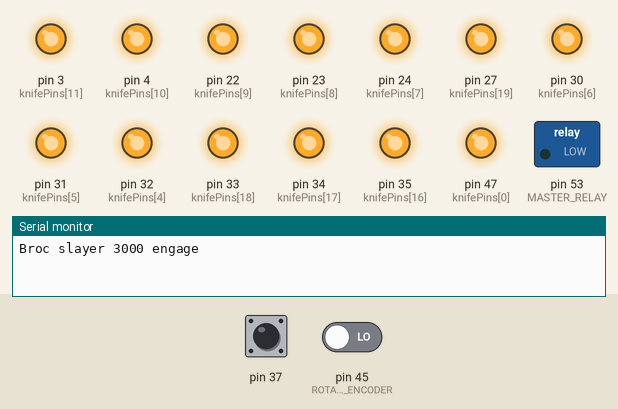
The sketch below on a simulated Arduino Mega 2560, built with avr-gcc and run on an emulated ATmega2560. Shown: switched loads named in the sketch (green lamp = pin HIGH), output pins drawn as LEDs (lit = HIGH), the last lines printed to the serial monitor. The inputs (shaded band) are chosen by the test bench; at power-on: pin 37 HIGH, pin 45 (ROTATION_ENCODER) LOW.

Above: at 1.2 s.
1.3 s: pin 37 pulsed LOW 5 times (0.12 s each, 0.3 s apart)
At 2.5 s:
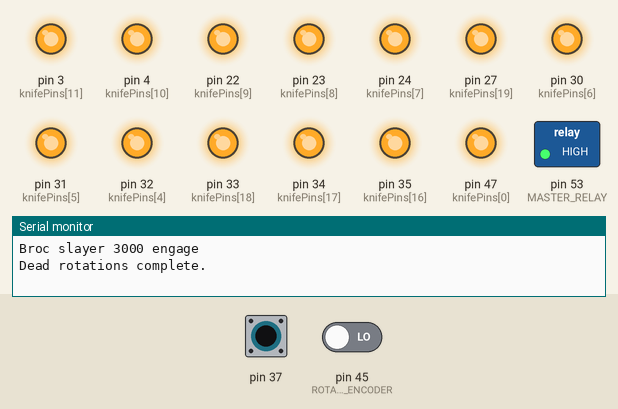
4.3 s: pin 45 (ROTATION_ENCODER) driven HIGH
At 4.9 s:
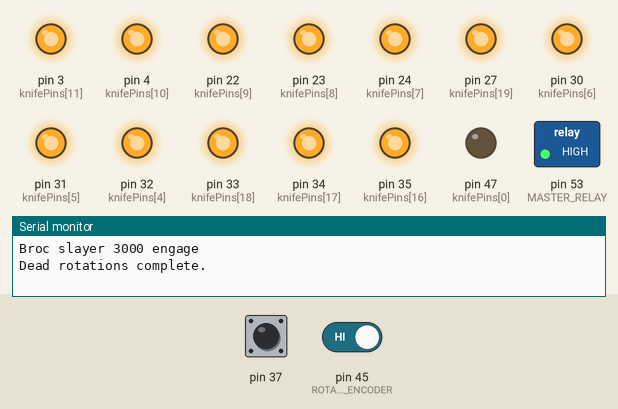
Timing chart, 0 to 7.3 s (numbered marks = the images above; inputs shaded):
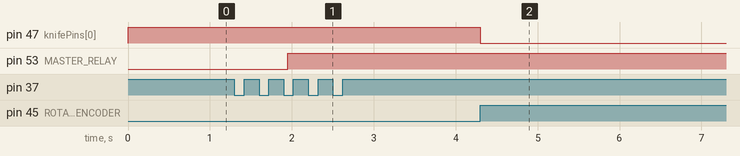

The sketch:

main.ino
```cpp
#define ROTATION_ENCODER 45 // This is where the input is fed.
#define REED_SWITCH 37 // button
#define PULSES_OPEN 360
#define DEBOUNCE_DELAY 50
#define DEBUG 0
#define MASTER_RELAY 53
#define DEAD_ROTATIONS 3
#define PULSES_PER_REVOLUTION 720
#define SPEED_ROLLING_AVERAGE_STEP 300
#define REED_RESET_DAMPING_CONFIGURATION 34

#define MAX_PULSE_PER_MILLISECONDS 220.0/1000.0
#define MIN_PULSE_PER_MILLISECONDS 0.01/1000.0

const int knifePins[20] = {47, 40, 46, 38, 32, 31, 30, 24, 23,  22, 4, 3, 49, 43, 42, 41, 35, 34, 33, 27};
const int knifeCount = sizeof(knifePins) / sizeof(knifePins[0]);

float speedAverageArray[SPEED_ROLLING_AVERAGE_STEP];
int currentSpeedIndex = 0;
float speedSumCache = 0.0;


int currentPulse = -1; // Variable for saving pulses count. This begins at negative 1 so when the loop starts, it can evalute from 0.
double currentPulseRemainder = 0.0;
int reed_pulses_until_start = DEAD_ROTATIONS;
bool previousPulseState = false;
bool fullyRotated = false;
float previous_millis = 0.0;
bool safety_mode = false;
bool previous_reed_state = false;
bool first_cycle_complete = false;


struct Button {
  int pin;
  int state;
  int lastState;
  unsigned long lastDebounceTime;
};

Button reed_button, rotation_button;

Button setupButton(int pin) {
  Button button;
  button.pin = pin;
  pinMode(pin, INPUT_PULLUP);
  button.state = digitalRead(button.pin);
  button.lastState = button.state;
  button.lastDebounceTime = 0;
  return button;
}


bool debouncedDigitalRead(Button &button) {
  int reading = digitalRead(button.pin);
  bool hasFallen = false; // Default return value indicating no rising edge

  if (reading != button.lastState) {
    button.lastDebounceTime = millis();
  }


  if ((millis() - button.lastDebounceTime) > DEBOUNCE_DELAY) {
    if (reading != button.state) {
      // Button state has changed after debounce
      if (button.state == HIGH && reading == LOW) {
        // Button has transitioned from LOW to HIGH indicating a rising edge
        hasFallen = true;
      }
      button.state = reading;
    }
  }

  button.lastState = reading;
  return hasFallen;
}


void setup() {
  reed_button = setupButton(REED_SWITCH);

  // Setup encoder as input.
  pinMode(ROTATION_ENCODER, INPUT);

  // Set all the knife pins to output
  for (int i = 0; i < knifeCount; i++) {
    pinMode(knifePins[i], OUTPUT);
    digitalWrite(knifePins[i], !DEBUG);
  }

  // Setup relay.
  pinMode(MASTER_RELAY, OUTPUT);
  digitalWrite(MASTER_RELAY, 0);

  Serial.begin(9600);
  Serial.println("Broc slayer 3000 engage");

  // Initialise the speed array.
  for(int i=0; i < SPEED_ROLLING_AVERAGE_STEP; i++){
    speedAverageArray[i] = 0.0;
  }
}

void knifeLogic() {
//  String debug = "";
  for (int i = 0; i < knifeCount; i++) {
    if (knifeShouldBeOpen(i)) {
//      debug += "Knife " + String(i) + " open\n";
      digitalWrite(knifePins[i], DEBUG);
    } else {
      digitalWrite(knifePins[i], !DEBUG);
//      debug += "Knife " + String(i) + " closed\n";
    }
  }
//  Serial.println(debug);
}

bool knifeShouldBeOpen(int knifeIndex) {
  double openPulse = (double) knifeIndex * (PULSES_PER_REVOLUTION / (double) knifeCount);
  double closePulse = round(fmod((openPulse + PULSES_OPEN), PULSES_PER_REVOLUTION));
  openPulse = round(openPulse);

  if (closePulse < openPulse) {
    return ((currentPulse <= closePulse && fullyRotated) || currentPulse >= openPulse);
  }

  return currentPulse <= closePulse && currentPulse >= openPulse;

}

bool deadRoationsElapsed() {

  // The deadzone has already been covered.
  if(reed_pulses_until_start == 0) return true;

  // The reed switch needs to be in contact to check again.
  bool reed_contact = debouncedDigitalRead(reed_button);
  if(!reed_contact) return false;

  // Now we can say a rotation has elapsed and check.
  reed_pulses_until_start -= 1;
  if(reed_pulses_until_start == 0){
    Serial.println("Dead rotations complete.");
    digitalWrite(MASTER_RELAY, 1);
    return true;
  }
  return false;


}


float getSpeed(){
  float m = millis();
  float speed = 1 / (m - previous_millis);
  previous_millis = m;
  return speed;
}

float getRollingAverage(){
  float speed = getSpeed();
  speedSumCache -= speedAverageArray[currentSpeedIndex];
  speedAverageArray[currentSpeedIndex] = speed;
  speedSumCache += speedAverageArray[currentSpeedIndex];

  currentSpeedIndex = (currentSpeedIndex + 1) % SPEED_ROLLING_AVERAGE_STEP;

  return speedSumCache / SPEED_ROLLING_AVERAGE_STEP;
}

bool isWithinSpeedRange(float speed){
  return speed <= MAX_PULSE_PER_MILLISECONDS;
}

void resetKnives(){
  for (int i = 0; i < knifeCount; i++) {
    digitalWrite(knifePins[i], !DEBUG);
  }
  fullyRotated = false;
}

bool inSafeOperatingRange(bool reed_contact){
  float speed = getRollingAverage();
  bool within_speed_range = isWithinSpeedRange(speed);
  // Serial.println("*");

//   Serial.println("Max: " + String(MAX_PULSE_PER_MILLISECONDS * 1000));
//   Serial.println("Min: " + String(MIN_PULSE_PER_MILLISECONDS * 1000));
//   Serial.println("Speed: " + String(speed * 1000));

  // If we are over or underspeed, always return false.
  if(!within_speed_range){
//     Serial.println("Unsafe");

    resetKnives();
    safety_mode = true;
    return false;
  }

  // If we are in the correct speed range and we are not in safety mode, business as usual.
  if(!safety_mode){
//     Serial.println("Safe still");
    return true;
  }

  // If we get to here, we are in the right range, but we are currently in safety mode.
  // Here, we should wait for the reed then return true.
  if(reed_contact){
//     Serial.println("Safe agaDeadin");
    safety_mode = false;
    fullyRotated = false;
    return true;
  }

//   Serial.println("waiting...");

  return false;

}

bool newPulseReceived(){
  bool pulse_received = digitalRead(ROTATION_ENCODER) == HIGH;
  if(pulse_received != previousPulseState){
    previousPulseState = pulse_received;
    return pulse_received;
  }
  return false;
}


void resetCounter(){
  currentPulse = -1;
  currentPulseRemainder = 0.0;
  fullyRotated = true;
}


void loop() {

  if(!deadRoationsElapsed()) return;


  // When dead rotatations are complete, the reed will be high. We do not want to include this in our future calculations.
  bool reed_hit = debouncedDigitalRead(reed_button) && first_cycle_complete;
  first_cycle_complete = true;


  // Get the state of the reed switch.
  if(reed_hit) previous_reed_state = true;

  // Now the main loop is active, we should not do anything until a pulse happens.
  bool pulse_received = newPulseReceived();

  if (!pulse_received) {
    return;
  }

  if (previous_reed_state){
    reed_hit = true;
    previous_reed_state = false;
  }

  // If there's a reed hit, reset the current pulse count and remainder.
  if (reed_hit && currentPulse > (PULSES_PER_REVOLUTION - REED_RESET_DAMPING_CONFIGURATION)) {
    resetCounter();
  }

  // As a pulse has been received, we can run this here.
  if(!inSafeOperatingRange(reed_hit)) return;

//  Serial.println("Past safety");

//  Serial.println("Pulse received");

  // If it has been received, increment the counter and evalate knives.
  currentPulse = currentPulse + 1;
  if (currentPulse > floor(PULSES_PER_REVOLUTION)) {
    currentPulse = 0;
    fullyRotated = true;
    currentPulseRemainder += PULSES_PER_REVOLUTION - floor(PULSES_PER_REVOLUTION);
  }

  knifeLogic();

  if (currentPulseRemainder >= 1) {
    currentPulseRemainder -= 1;
    currentPulse += 1;
    knifeLogic();
  }


}
```

Measured:
- after the input at 1.3 s, pin 53 (MASTER_RELAY): LOW → HIGH after 0.65 s
- after the input at 4.3 s, pin 47 (knifePins[0]): HIGH → LOW at once
